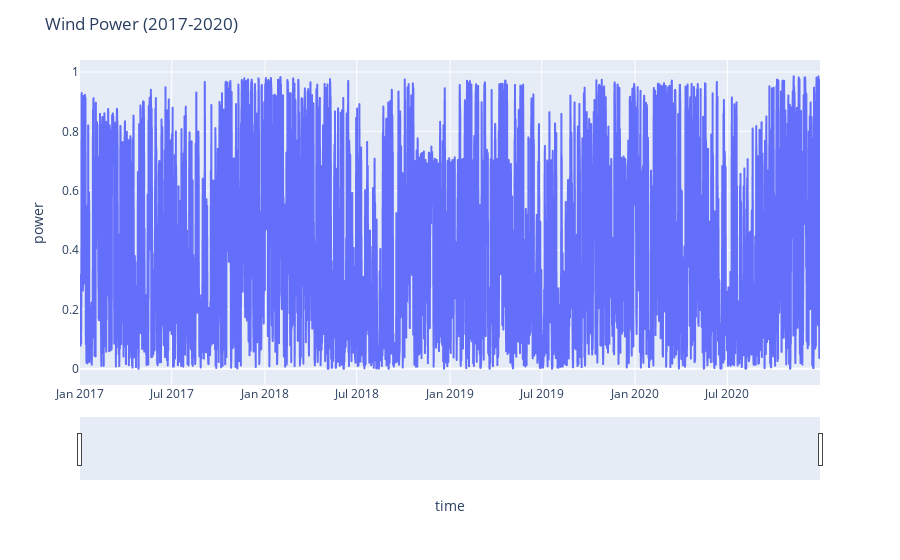

Here is the notebook cell this chart was saved with:
### Markdown cell above
# DATA VISUALIZATION

### Code cell
#1. Visualizing wind power with time - including time range slider.
fig = px.line(loc1_train, x=loc1_train['time'],y=loc1_train['power'])
fig.update_layout(xaxis_range = ['2017-01-01','2020-12-31'], title_text = 'Wind Power (2017-2020)')

fig.update_xaxes(rangeslider_visible=True)
fig.show()

### Figure 1 — Plotly figure (JSON) as saved in the notebook; plotly's stock layout.template omitted (floating-point values rounded to 4 significant figures; data arrays with more than 128 entries replaced by an {"elided": "..."} marker saying what was removed)
{"data": [{"hovertemplate": "time=%{x}<br>power=%{y}<extra></extra>", "legendgroup": "", "line": {"color": "#636efa", "dash": "solid"}, "marker": {"symbol": "circle"}, "mode": "lines", "name": "", "showlegend": false, "type": "scattergl", "x": {"elided": "35040 str values"}, "xaxis": "x", "y": {"elided": "35040 float values"}, "yaxis": "y"}], "layout": {"legend": {"tracegroupgap": 0}, "margin": {"t": 60}, "title": {"text": "Wind Power (2017-2020)"}, "xaxis": {"anchor": "y", "domain": [0, 1], "range": ["2017-01-01", "2020-12-31"], "rangeslider": {"visible": true}, "title": {"text": "time"}}, "yaxis": {"anchor": "x", "domain": [0, 1], "title": {"text": "power"}}}}
